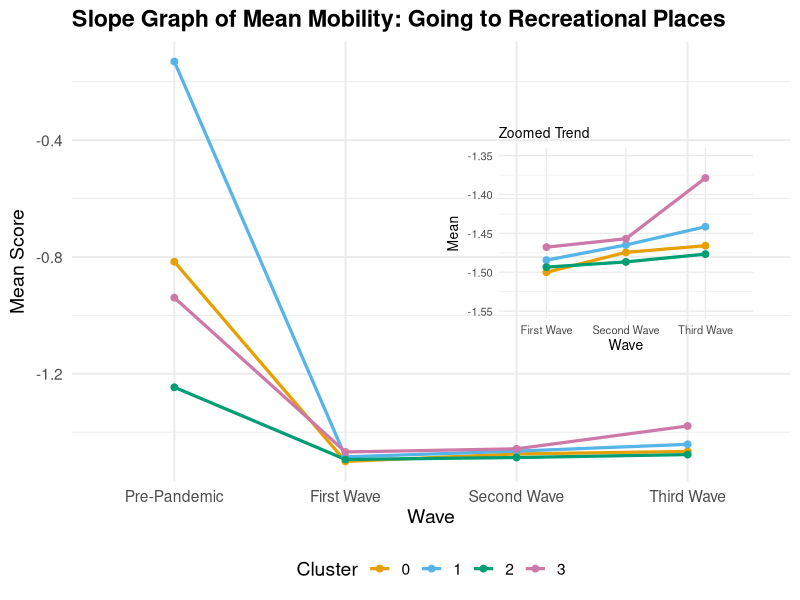
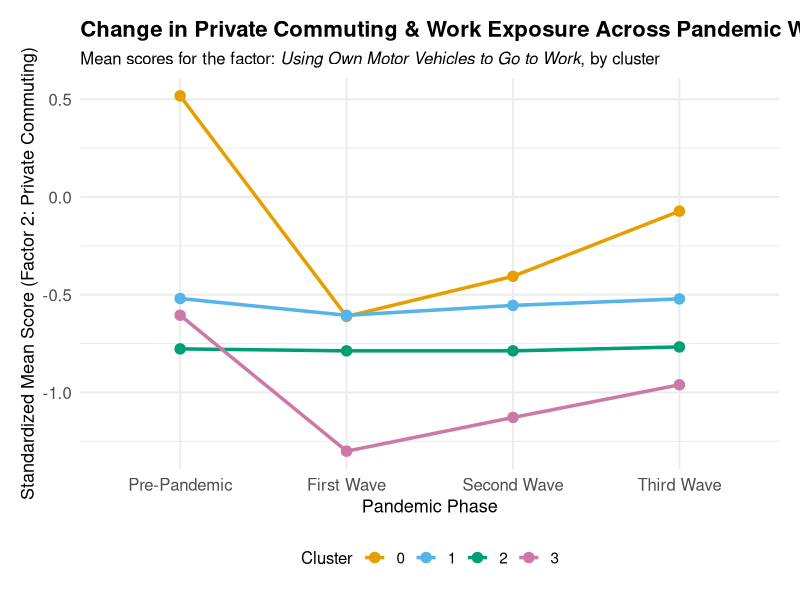

R code for these plots, in order:
# Libraries
library(tidyverse)
library(ggforce)
library(ggtext)
library(readr)
library(cowplot)

# Data
pre <- read_csv("data/input/PrePandemic.csv",show_col_types = FALSE)
first <- read_csv("data/input/First_Wave.csv",show_col_types = FALSE)
second <- read_csv("data/input/Second_Wave.csv",show_col_types = FALSE)
third <- read_csv("data/input/Third_Wave.csv", show_col_types = FALSE)

# Factor 1

# Step 2: Compute mean per cluster for the factor "going to recreational places"
get_means <- function(df, wave_name) {
  df %>%
    group_by(cluster) %>%
    summarise(Mean = mean(`going to recreational places`, na.rm = TRUE)) %>%
    mutate(Wave = wave_name)
}

pre_means <- get_means(pre, "Pre-Pandemic")
first_means <- get_means(first, "First Wave")
second_means <- get_means(second, "Second Wave")
third_means <- get_means(third, "Third Wave")

# Combine into one dataframe
all_means <- bind_rows(pre_means, first_means, second_means, third_means)

# Ensure Wave is ordered
all_means$Wave <- factor(all_means$Wave, levels = c("Pre-Pandemic", "First Wave", "Second Wave", "Third Wave"))

palette_cb <- c("#E69F00", "#56B4E9", "#009E73", "#CC79A7")

# Ensure ordered factor
all_means$Wave <- factor(all_means$Wave, levels = c("Pre-Pandemic", "First Wave", "Second Wave", "Third Wave"))

# Main slope graph
main_plot <- ggplot(all_means, aes(x = Wave, y = Mean, group = factor(cluster), color = factor(cluster))) +
  geom_line(size = 1.1) +
  geom_point(size = 2) +
  labs(
    title = "Slope Graph of Mean Mobility: Going to Recreational Places",
    x = "Wave",
    y = "Mean Score",
    color = "Cluster"
  ) +
  scale_color_manual(values = palette_cb) +
  theme_minimal(base_size = 14) +
  theme(
    plot.title = element_text(face = "bold"),
    legend.position = "bottom"
  )

# Zoomed plot (only from First Wave onward)
zoom_df <- all_means %>% filter(Wave %in% c("First Wave", "Second Wave", "Third Wave"))

zoom_plot <- ggplot(zoom_df, aes(x = Wave, y = Mean, group = factor(cluster), color = factor(cluster))) +
  geom_line(size = 1.1) +
  geom_point(size = 2) +
  labs(title = "Zoomed Trend", x = "Wave", y = "Mean") +
  scale_color_manual(values = palette_cb) +
  theme_minimal(base_size = 10) +
  theme(
    legend.position = "none",
    plot.title = element_text(size = 10)
  ) +
  coord_cartesian(ylim = c(-1.55, -1.35))

# Combine main + inset
final_plot <- ggdraw() +
  draw_plot(main_plot) +
  draw_plot(zoom_plot, x = 0.55, y = 0.4, width = 0.4, height = 0.4)

# Save output
ggsave("data/output/Factor1.png", plot = final_plot, width = 10, height = 6, dpi = 600, bg = "white")

# Factor 2
# Step 2: Define the variable for Factor 2
target_var <- "using own motor vehicles to going to work"

# Step 3: Function to calculate cluster means
get_means <- function(df, wave_label) {
  df %>%
    group_by(cluster) %>%
    summarise(Mean = mean(.data[[target_var]], na.rm = TRUE)) %>%
    mutate(Wave = wave_label)
}

# Step 4: Get mean values for each wave
means_pre <- get_means(pre, "Pre-Pandemic")
means_first <- get_means(first, "First Wave")
means_second <- get_means(second, "Second Wave")
means_third <- get_means(third, "Third Wave")

# Step 5: Combine into a tidy dataframe
motor_means <- bind_rows(means_pre, means_first, means_second, means_third)

# Order wave factor for plotting
motor_means$Wave <- factor(motor_means$Wave, levels = c("Pre-Pandemic", "First Wave", "Second Wave", "Third Wave"))

# Colorblind-safe palette
palette_cb <- c("#E69F00", "#56B4E9", "#009E73", "#CC79A7")

# Step 6: Plot (without value labels)
motor_plot <- ggplot(motor_means, aes(x = Wave, y = Mean, group = factor(cluster), color = factor(cluster))) +
  geom_line(linewidth = 1.2) +
  geom_point(size = 3.2) +
  scale_color_manual(values = palette_cb) +
  labs(
    title = "Change in Private Commuting & Work Exposure Across Pandemic Waves",
    subtitle = "Mean scores for the factor: <i>Using Own Motor Vehicles to Go to Work</i>, by cluster",
    x = "Pandemic Phase",
    y = "Standardized Mean Score (Factor 2: Private Commuting)",
    color = "Cluster"
  ) +
  theme_minimal(base_size = 14) +
  theme(
    plot.title = element_text(face = "bold", size = 16),
    plot.subtitle = element_markdown(size = 12),
    axis.title = element_text(size = 13),
    axis.text = element_text(size = 12),
    legend.position = "bottom",
    legend.title = element_text(size = 12),
    legend.text = element_text(size = 11),
    plot.margin = margin(15, 15, 15, 15)
  )

# Step 7: Save the cleaned plot
ggsave("data/output/Factor2.png", plot = motor_plot, width = 10, height = 6, dpi = 600, bg = "white")
